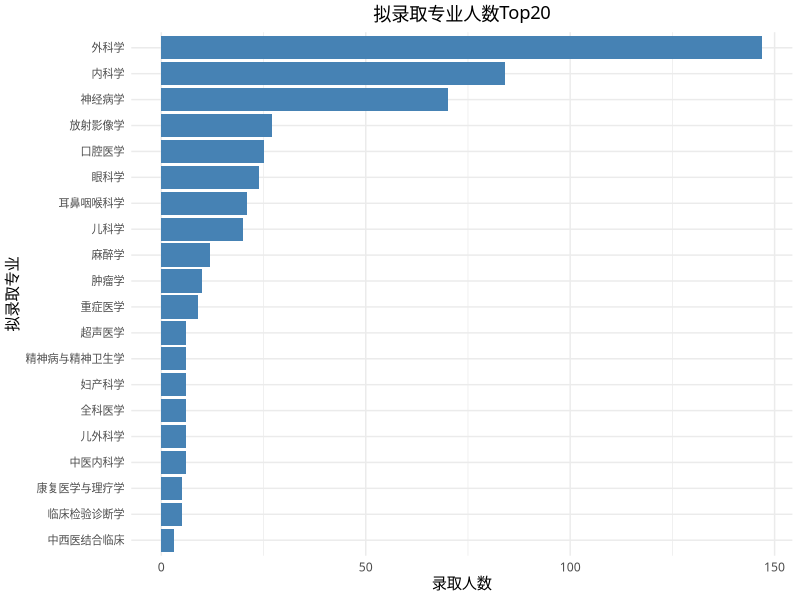

Write R code to recreate this figure.
## ---- chunk 1
library(tidyverse)
library(readxl)

# Load the data
data <- read_excel("data.xlsx") |> filter(`序号` != "序号")
data_major <- data |>
  filter(`学位类型` == "专业学位") |>
  count(`拟录取专业`) |>
  arrange(desc(n))

data_major |>
  bind_rows(
    data_major |>
      summarise(
        `拟录取专业` = "合计",
        n = sum(n)
      )
  ) |>
  knitr::kable(
    col.names = c("专业", "人数"),
    align = c("l", "r")
  )

## ---- chunk 2
data_major |>
  slice_head(n = 20) |>
  ggplot(aes(x = reorder(`拟录取专业`, n), y = n)) +
  geom_bar(stat = "identity", fill = "steelblue") +
  coord_flip() +
  theme_minimal() +
  labs(x = "拟录取专业",
       y = "录取人数",
       title = "拟录取专业人数Top20") +
  theme(
    text = element_text(family = "PingFang SC"),  # 使用苹方字体
    axis.text.y = element_text(size = 8),
    plot.title = element_text(hjust = 0.5)
  )
